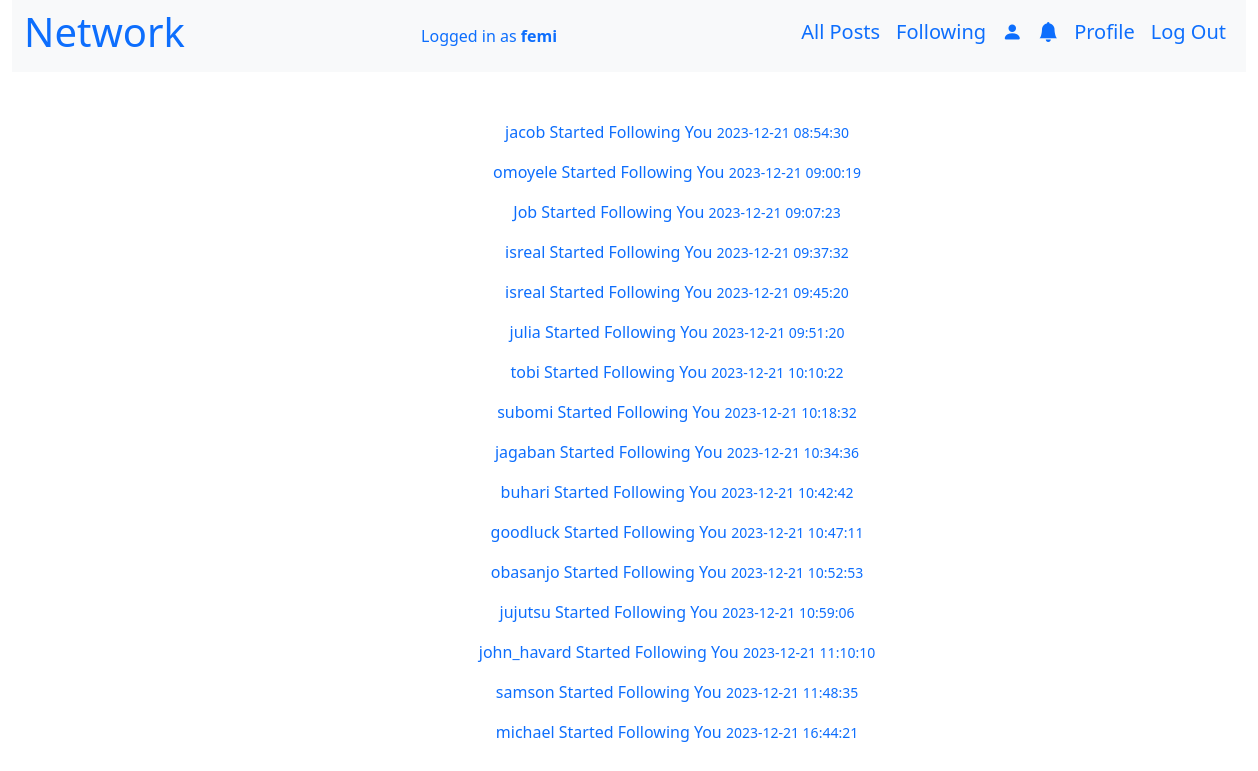
Screenshot of /get_notification (signed in) with the database file from the repository.
### network/models.py (models this page shows, shortened)
class User(AbstractUser):
    pass

class Notification(models.Model):
    user = models.ForeignKey(User,on_delete=models.CASCADE)
    content = models.TextField()
    type = models.TextField(null=True)
    post = models.ForeignKey(Post,null=True,on_delete=models.SET_NULL)
    timestamp = models.DateTimeField(auto_now_add=True)
    is_read = models.BooleanField(default=False)

### network/views.py (the view, shortened to what this page needs)
# urls.py: path("get_notification",views.get_notification,name="get_notification"),
@login_required
def get_notification(request):
    if request.method == "GET":
        user = request.user
        notifications = Notification.objects.filter(user=user,is_read=False)
        notifications.order_by("-timestamp").all()
        return render(request,"network/notification.html",{"notification":notifications})
    else:
        return JsonResponse({'status':'error',"message":"Method not allowed"},status=405)

### network/templates/network/notification.html
{% extends "network/layout.html" %}
{% block body %}
<div class="container-fluid m5">
{% for note in notification %}
<div class="container-fluid mb-3 text-primary text-center" onclick="view_note('{{ note.id }}')" >
    {% if note.type == "post" %}
    <a href="{% url 'get_post' post_id=note.post.id %}" class="nav-link">
        {{ note.content }}
        <small> {{ note.timestamp |date:"Y-m-d H:i:s" }}</small>
    </a>
    {% else %}
    <a href="{% url 'get_all_user'%}" class="nav-link">
        {{ note.content }}
        <small> {{ note.timestamp |date:"Y-m-d H:i:s" }}</small>
    </a>
    {% endif %}
</div>
{% empty %}
<h6 class="text-center h4">You have No Notification</h6>
{% endfor %}
</div>
{% endblock %}

### network/templates/network/layout.html (shortened to what this page needs)
{% load static %}
<!DOCTYPE html>
<html lang="en">
    <head>
        <link href="https://cdn.jsdelivr.net/npm/bootstrap@5.3.2/dist/css/bootstrap.min.css" rel="stylesheet">
    </head>
        <link rel="stylesheet" href="https://cdn.jsdelivr.net/npm/bootstrap-icons@1.11.2/font/bootstrap-icons.min.css">
        <link href="{% static 'network/styles.css' %}" rel="stylesheet">
    </head>
    <body>
      <div class="container-fluid">
        <nav class="navbar navbar-expand bg-light">
            <div class="container-fluid">
            <h3 class="h1 text-primary">Network</h3>
            {% if user.is_authenticated %}
                <a class="nav-link text-primary " href="#"> Logged in as<strong> {{ user.username }}</strong></a>
        {% endif %}
              <ul class="navbar-nav mr-auto ">
                {% if user.is_authenticated %}
                <li class="nav-item h5">
                    <a class="nav-link text-primary" href="{% url 'index' %}">All Posts</a>
                  </li>
                    <li class="nav-item h5">
                        <a class="nav-link text-primary" href="{% url 'get_friends_post' %}">Following</a>
                    </li>
                    <li class="nav-item h5">
                        <a class="nav-link text-primary" href="{% url 'get_all_user' %}"><i class="bi bi-person-fill text-primary"></i></a>
                    </li>
                    <li class="nav-item h5">
                        <a class="nav-link text-primary" href="{% url 'get_notification' %}"><i class="bi bi-bell-fill text-primary"></i></a>
                    </li>
                    <li class="nav-item h5">
                        <a class="nav-link text-primary" href="{% url 'get_profile' user_id=user.id %}"><span class="notification">Profile</a>
                    </li>
                    <li class="nav-item h5">
                        <a class="nav-link text-primary" href="{% url 'logout' %}">Log Out</a>
                    </li>
                {% endif %}
              </ul>
            </div>
          </nav>
        </div>
        <div class="container-fluid m-5">
            {% block body %}
            {% endblock %}
        </div>
    </body>
</html>

### rows the page displays
User: username "femi"
Notification: content "jacob Started Following You", timestamp "2023-12-21 08:54:30"
Notification: content "omoyele Started Following You", timestamp "2023-12-21 09:00:19"
Notification: content "Job Started Following You", timestamp "2023-12-21 09:07:23"
Notification: content "isreal Started Following You", timestamp "2023-12-21 09:37:32"
Notification: content "isreal Started Following You", timestamp "2023-12-21 09:45:20"
Notification: content "julia Started Following You", timestamp "2023-12-21 09:51:20"
Notification: content "tobi Started Following You", timestamp "2023-12-21 10:10:22"
Notification: content "subomi Started Following You", timestamp "2023-12-21 10:18:32"
Notification: content "jagaban Started Following You", timestamp "2023-12-21 10:34:36"
Notification: content "buhari Started Following You", timestamp "2023-12-21 10:42:42"
Notification: content "goodluck Started Following You", timestamp "2023-12-21 10:47:11"
Notification: content "obasanjo Started Following You", timestamp "2023-12-21 10:52:53"
Notification: content "jujutsu Started Following You", timestamp "2023-12-21 10:59:06"
Notification: content "john_havard Started Following You", timestamp "2023-12-21 11:10:10"
Notification: content "samson Started Following You", timestamp "2023-12-21 11:48:35"
Notification: content "michael Started Following You", timestamp "2023-12-21 16:44:21"
